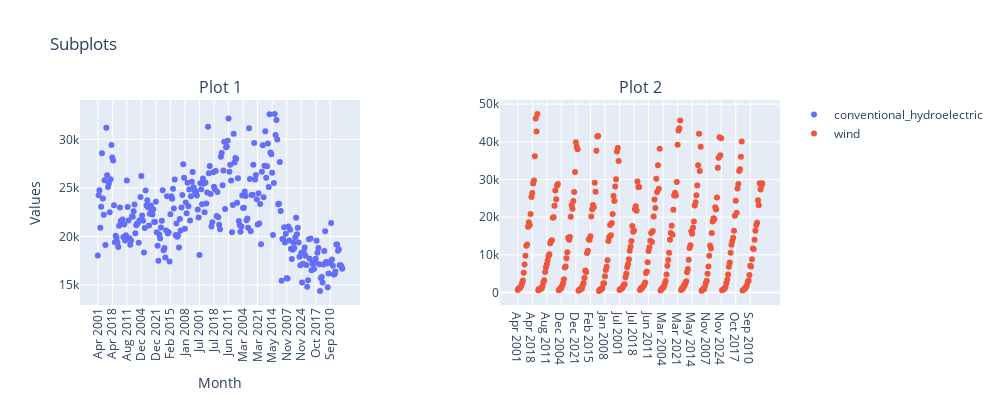

Notebook code for this chart:
### Code cell
fig = go.Figure()

fig = make_subplots(
    rows=1, cols=2,
    subplot_titles=("Plot 1", "Plot 2") ,vertical_spacing=0,horizontal_spacing=0.2
)


dict_3={
      1:"conventional_hydroelectric",
      2:"wind"
}

for row in range(1,2):
    for col in range(1,3):
        fig.add_trace(go.Scatter(x=df.index, y=df[dict_3[col]], mode='markers', name=dict_3[col]), row=row, col=col)


fig.update_layout(title="Subplots",xaxis_title="Month",yaxis_title="Values",xaxis=dict(tickangle=270),height=400,width=1000)

### Figure 1 — Plotly figure (JSON) as saved in the notebook; plotly's stock layout.template omitted (floating-point values rounded to 4 significant figures; data arrays with more than 128 entries replaced by an {"elided": "..."} marker saying what was removed)
{"data": [{"mode": "markers", "name": "conventional_hydroelectric", "type": "scatter", "x": {"elided": "287 str values"}, "xaxis": "x", "y": {"elided": "287 float values"}, "yaxis": "y"}, {"mode": "markers", "name": "wind", "type": "scatter", "x": {"elided": "287 str values"}, "xaxis": "x2", "y": {"elided": "287 float values"}, "yaxis": "y2"}], "layout": {"annotations": [{"font": {"size": 16}, "showarrow": false, "text": "Plot 1", "x": 0.2, "xanchor": "center", "xref": "paper", "y": 1, "yanchor": "bottom", "yref": "paper"}, {"font": {"size": 16}, "showarrow": false, "text": "Plot 2", "x": 0.8, "xanchor": "center", "xref": "paper", "y": 1, "yanchor": "bottom", "yref": "paper"}], "height": 400, "title": {"text": "Subplots"}, "width": 1000, "xaxis": {"anchor": "y", "autorange": true, "domain": [0, 0.4], "range": [-20.86, 306.9], "tickangle": -90, "title": {"text": "Month"}, "type": "category"}, "xaxis2": {"anchor": "y2", "autorange": true, "domain": [0.6, 1], "range": [-20.86, 306.9], "type": "category"}, "yaxis": {"anchor": "x", "autorange": true, "domain": [0, 1], "range": [12920.0, 34060.0], "title": {"text": "Values"}, "type": "linear"}, "yaxis2": {"anchor": "x2", "autorange": true, "domain": [0, 1], "range": [-3351.0, 51120.0], "type": "linear"}}}
